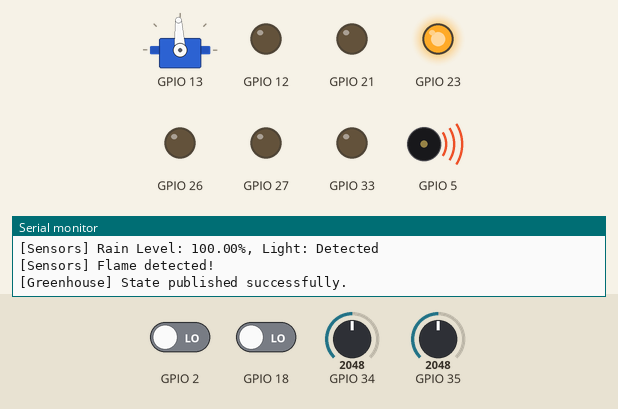
This sketch was run on a simulated ESP32. On the bench: servo, output pins drawn as LEDs (lit = HIGH), buzzer (waves = sounding), the last lines printed to the serial monitor. Inputs (shaded band) come from the test bench; at power-on: GPIO 18 LOW, GPIO 2 LOW, GPIO 34 = 2048, GPIO 35 = 2048. WiFi joins after 1.5 s; servers stay silent unless stated; no MQTT or app messages arrive unless stated.

Above: at 2.7 s.
2.8 s: GPIO 18 driven HIGH
At 7.2 s:
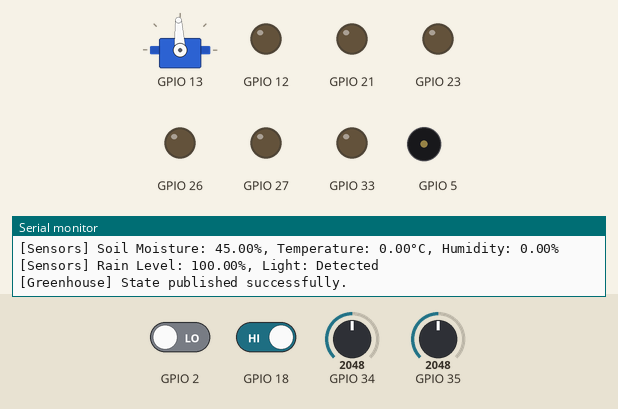
8.8 s: GPIO 18 driven LOW
At 17.9 s:
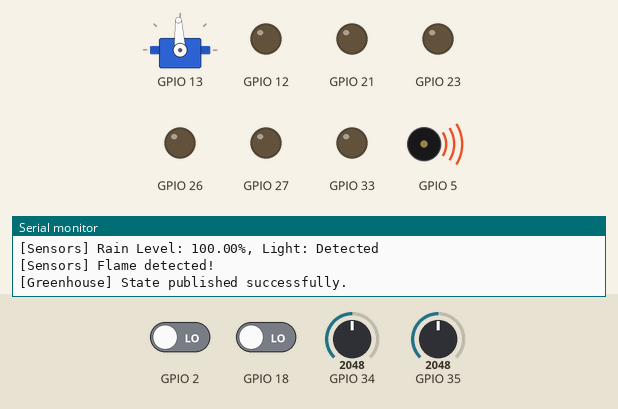
Timing chart, 0 to 28.3 s (numbered marks = the images above; inputs shaded):
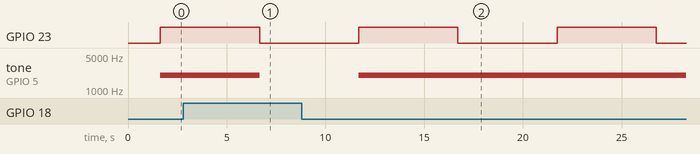

The sketch:

main.ino
```cpp
#include "WiFiManager.h"
#include "Greenhouse.h"

// WiFi y MQTT configuración
const char* WIFI_SSID = "Mi 9T Pro";
const char* WIFI_PASSWORD = "boquitapapa";
const char* MQTT_BROKER = "a2xkr2m0uy0ejv-ats.iot.us-east-2.amazonaws.com";
const int MQTT_PORT = 8883;
const char* CLIENT_ID = "ESP32_Greenhouse";

const char* UPDATE_TOPIC = "$aws/things/ESP32/shadow/update";
const char* DELTA_TOPIC = "$aws/things/ESP32/shadow/update/delta";

// Certificados AWS IoT
const char AMAZON_ROOT_CA1[] PROGMEM = R"EOF(
-----BEGIN CERTIFICATE-----
MIIDQTCCAimgAwIBAgITBmyfz5m/jAo54vB4ikPmljZbyjANBgkqhkiG9w0BAQsF
ADA5MQswCQYDVQQGEwJVUzEPMA0GA1UEChMGQW1hem9uMRkwFwYDVQQDExBBbWF6
b24gUm9vdCBDQSAxMB4XDTE1MDUyNjAwMDAwMFoXDTM4MDExNzAwMDAwMFowOTEL
MAkGA1UEBhMCVVMxDzANBgNVBAoTBkFtYXpvbjEZMBcGA1UEAxMQQW1hem9uIFJv
b3QgQ0EgMTCCASIwDQYJKoZIhvcNAQEBBQADggEPADCCAQoCggEBALJ4gHHKeNXj
ca9HgFB0fW7Y14h29Jlo91ghYPl0hAEvrAIthtOgQ3pOsqTQNroBvo3bSMgHFzZM
9O6II8c+6zf1tRn4SWiw3te5djgdYZ6k/oI2peVKVuRF4fn9tBb6dNqcmzU5L/qw
IFAGbHrQgLKm+a/sRxmPUDgH3KKHOVj4utWp+UhnMJbulHheb4mjUcAwhmahRWa6
VOujw5H5SNz/0egwLX0tdHA114gk957EWW67c4cX8jJGKLhD+rcdqsq08p8kDi1L
93FcXmn/6pUCyziKrlA4b9v7LWIbxcceVOF34GfID5yHI9Y/QCB/IIDEgEw+OyQm
jgSubJrIqg0CAwEAAaNCMEAwDwYDVR0TAQH/BAUwAwEB/zAOBgNVHQ8BAf8EBAMC
AYYwHQYDVR0OBBYEFIQYzIU07LwMlJQuCFmcx7IQTgoIMA0GCSqGSIb3DQEBCwUA
A4IBAQCY8jdaQZChGsV2USggNiMOruYou6r4lK5IpDB/G/wkjUu0yKGX9rbxenDI
U5PMCCjjmCXPI6T53iHTfIUJrU6adTrCC2qJeHZERxhlbI1Bjjt/msv0tadQ1wUs
N+gDS63pYaACbvXy8MWy7Vu33PqUXHeeE6V/Uq2V8viTO96LXFvKWlJbYK8U90vv
o/ufQJVtMVT8QtPHRh8jrdkPSHCa2XV4cdFyQzR1bldZwgJcJmApzyMZFo6IQ6XU
5MsI+yMRQ+hDKXJioaldXgjUkK642M4UwtBV8ob2xJNDd2ZhwLnoQdeXeGADbkpy
rqXRfboQnoZsG4q5WTP468SQvvG5
-----END CERTIFICATE-----
)EOF";

const char CERTIFICATE[] PROGMEM = R"KEY(
-----BEGIN CERTIFICATE-----
MIIDWjCCAkKgAwIBAgIVAKuAXProiFElPjXBaDNI4SnYwqvzMA0GCSqGSIb3DQEB
CwUAME0xSzBJBgNVBAsMQkFtYXpvbiBXZWIgU2VydmljZXMgTz1BbWF6b24uY29t
IEluYy4gTD1TZWF0dGxlIFNUPVdhc2hpbmd0b24gQz1VUzAeFw0yNDExMDYyMjEy
NDJaFw00OTEyMzEyMzU5NTlaMB4xHDAaBgNVBAMME0FXUyBJb1QgQ2VydGlmaWNh
dGUwggEiMA0GCSqGSIb3DQEBAQUAA4IBDwAwggEKAoIBAQC+YhqxhdUfrrHnmXbo
/mGPEVQt3ieqsvEWEeLv8bJ7EzRP4K44zQlqnk9OO7q4+PtJZkdns0fiAZ1bf0rD
tGTLN1ui49CP6MGe3md2hUrSK8/hQtATyJ5S0T/6nAk/s8ynEnLCo2EIuye7F+O8
979Nd7wOB0YzN6ymByDmyM5ZEP0YW44WO5VayMZg2LBFDNYSLvVbcbgq2tiwykIk
9S+wC3WYdLLHFn3RUeBmDxVxsiG7f9Yh0p0g5h1swXUyoWenN2enzYeSXk9Mqsw6
oicbNd4ocidZVoaFIPSOBDndmWjR3KstgYtR3ZuaI/m56f/qOr0udiWJWU4sqRKy
/qJlAgMBAAGjYDBeMB8GA1UdIwQYMBaAFO2izxdUoFHPFA9L/lzOWW0srS7EMB0G
A1UdDgQWBBSdMWw8Z824vQHKin1xqVlGz/skwDAMBgNVHRMBAf8EAjAAMA4GA1Ud
DwEB/wQEAwIHgDANBgkqhkiG9w0BAQsFAAOCAQEAuubhkX2JDyq2IaLI/BWB//Lk
WouVpnJY508ZGyqJYgOeaIMOtb7vGcFqTnkyVOTmNonkxUSqgVZZARJD2bZ43f9D
3sdjGEKBSQF8tG2ahhfpfRDVFlVpTMz2SCjBgTGUS9CY+q/Jv1Y6xu6mkD5/7G6l
C5Wfc0gItOLgdDMuqm4GkHJJ0BLtKGV0OxnCs/mLAak9F229PJC7yGbzB/e3d2y9
FcJ1/+wYapkiIFjB5GBLSVjXiYo2J/BiClAtUzQ9Rw5nIc7qtIaTDCH8IZJK8CG0
nD1H9njWd5HtuoDyY2dpl6aO39r74w4e9tLxjCtO5GVPvOZq+khdlY0m+A+bUQ==
-----END CERTIFICATE-----
)KEY";

const char PRIVATE_KEY[] PROGMEM = R"KEY(
-----BEGIN RSA PRIVATE KEY-----
MIIEowIBAAKCAQEAvmIasYXVH66x55l26P5hjxFULd4nqrLxFhHi7/GyexM0T+Cu
OM0Jap5PTju6uPj7SWZHZ7NH4gGdW39Kw7RkyzdbouPQj+jBnt5ndoVK0ivP4ULQ
E8ieUtE/+pwJP7PMpxJywqNhCLsnuxfjvPe/TXe8DgdGMzespgcg5sjOWRD9GFuO
FjuVWsjGYNiwRQzWEi71W3G4KtrYsMpCJPUvsAt1mHSyxxZ90VHgZg8VcbIhu3/W
IdKdIOYdbMF1MqFnpzdnp82Hkl5PTKrMOqInGzXeKHInWVaGhSD0jgQ53Zlo0dyr
LYGLUd2bmiP5uen/6jq9LnYliVlOLKkSsv6iZQIDAQABAoIBAQCxAju5VCpsc5tb
LtddF66TO1Rd9RBCaG84ytaJqtn8DkX0An1ZuGEJ7TjlDymzc2MHwn2fUBQEcOXi
PT7BKMcSHl0n3NJ8CreCw1vE2XdQY4W69cjKrBtv+reWhV8gCEa+C6wBha/hU0lE
bZjDiEEogKurC15cnmX6U+RmTst0CHnsmd7vQpC+E6lx+vSwPCwxEW3KfU38OXvO
OGSvWFFHsaqSSgxEKKslbevsOYYVwOIKYRko7J3zhY/GaGojg8T+nY+Q2STDMZBz
wS+KlQuqTHdEZcsnyn21cOV00iya3eTpeN23Y9D0zkEUXb+Ux1DO+DzVU2uas802
Ng1G+xqhAoGBAOLYOvO1ZMukEq/Lt3YQtdFP6+veX5Ee2FmAWaFJH0IrlpywPEF2
o5k02l+AeukVQCB9HHLVagfIY8s0OJdEiON056i5aBRQn0JF0FFao0C2jutYhwv6
2iysZsDDFpID3GOr9piOpVYYqAdasVTu8usHSALh+oysfBoqWFhdnNKtAoGBANba
Mxlp3IOsvFEMwcdSg7XqYcuu3Ew9Nr2Ff9ZsM7LxPNaSRFam1kHtOX+rXPu1XvYI
j2UFW0HcQ9eEScKzlYqz6Xe9+RDX41fwf+kZFuJlcQJlQBsjxxuA1TaQA7pKP39r
ANN4HPyiELrK4Nc9gbGcqNxU16cjbH6JV0nOB72ZAoGAEkMOG+iSgMJorrZbwql9
uagReh+g2fH9wNbQYGeemJkhuuOFNk/yw7a5jc6uFm2biAIKdEQyEQZU4lsF40el
LYqPy8mBU4FaEN/F8Ya2ddM8lj2+QXyka8xFSWdrPb4J1AxYAdgZ/2BkxpLKi+fg
roMbjP/cR87q/sBB9Hs00NECgYBBfBoNCeYLQC/ZqEC7xtucK8cI9M/ycMnpc/Il
4a7UQJDheY1Yt9sgFvTqg8mAcqRx6uQBz2MkLMWEv65XqLLQpstnEsECMDr7x7LE
0j/WW0LZjxC99Oav7FGQIs7wDcdSx8NlsPtsyNy+gi2LjRSllPEmzrk4GSTtYGD5
ftF/KQKBgFbkDK1QghPXIebvy9F95utcOcMrytC7NPI/bskxMeAcbVvdCw3o9A4m
YzzWS9Yiz7ivCE9PnukFS7cgr1tGuZ8zhLUAeneuGaXUowstke7vjmjsPoPJLero
5gCogMLdiH9g9vVBCSJKoSWxf/xqnijce45wIx+/3PzCwHd60JAA
-----END RSA PRIVATE KEY-----
)KEY";

// Instancia de WiFiManager
WiFiManager wifi(WIFI_SSID, WIFI_PASSWORD);

// Puntero para Greenhouse
Greenhouse* greenhouse;

void setup() {
    Serial.begin(115200);

    // Conectar a WiFi
    Serial.println("[Setup] Connecting to WiFi...");
    wifi.connect();

    // Configurar certificados para AWS IoT
    Serial.println("[Setup] Setting up AWS IoT certificates...");
    wifi.setupAWSCertificates(AMAZON_ROOT_CA1, CERTIFICATE, PRIVATE_KEY);

    // Crear instancia de Greenhouse
    Serial.println("[Setup] Initializing Greenhouse...");
    WiFiClientSecure* client = wifi.getClient();
    greenhouse = new Greenhouse(client, WIFI_SSID, WIFI_PASSWORD); // Pasa credenciales WiFi
    greenhouse->configureMQTT(MQTT_BROKER, MQTT_PORT, CLIENT_ID, UPDATE_TOPIC, DELTA_TOPIC);

    // Configurar el sistema del invernadero
    greenhouse->setup();

    Serial.println("[Setup] Greenhouse is ready.");
}

void loop() {
    // Verificar conexión WiFi
    if (!wifi.isConnected()) {
        Serial.println("[Loop] Reconnecting to WiFi...");
        wifi.connect();
    }

    // Verificar conexión MQTT
    if (!greenhouse->isConnected()) {
        Serial.println("[Loop] Reconnecting to MQTT...");
        greenhouse->reconnect(CLIENT_ID);
    }

    // Ejecutar ciclo principal del invernadero
    greenhouse->loop();
}
```

AirQualitySensor.cpp
```cpp
#include "AirQualitySensor.h"

AirQualitySensor::AirQualitySensor(int pin) : pin(pin) {}

void AirQualitySensor::setup() {
    pinMode(pin, INPUT);  // Configura el pin como entrada
    Serial.print("AirQualitySensor setup completed on pin: ");
    Serial.println(pin);
}

int AirQualitySensor::readAirQuality() {
  int sensorValue = analogRead(pin);  // Read the analog value from the sensor
  delayMicroseconds(10); // Optional delay for stable reading
  Serial.print("AirQualitySensor reading: ");
  Serial.println(sensorValue);  // Show the analog value
  return sensorValue;  // Return the analog value
}
```

AirQualitySensor.h
```cpp
// AirQualitySensor.h
#ifndef AIRQUALITYSENSOR_H
#define AIRQUALITYSENSOR_H

#include <Arduino.h>

class AirQualitySensor {
private:
    int pin;

public:
    AirQualitySensor(int pin);
    void setup();
    int readAirQuality();
};

#endif
```

Buzzer.cpp
```cpp
#include "Buzzer.h"
#include <Arduino.h>

Buzzer::Buzzer(int pin)
    : pin(pin), isActive(false), frequency(2000) {}

void Buzzer::init() {
    pinMode(pin, OUTPUT);
    digitalWrite(pin, LOW);
}

void Buzzer::setFrequency(int freq) {
    frequency = freq;
}

void Buzzer::turnOn() {
    if (!isActive) {
        isActive = true;
        tone(pin, frequency);
    }
}

void Buzzer::turnOff() {
    if (isActive) {
        isActive = false;
        noTone(pin);

    }
}
```

Buzzer.h
```cpp
#ifndef BUZZER_H
#define BUZZER_H

class Buzzer {
private:
    int pin;
    bool isActive;
    int frequency;

public:
    Buzzer(int pin);
    void init();
    void setFrequency(int freq);
    void turnOn();
    void turnOff();
    bool getState() const { return isActive; }
};

#endif
```

DHTSensor.cpp
```cpp
#include "DHTSensor.h"
#include <Arduino.h>

DHTSensor::DHTSensor(int pin, int type)
    : pin(pin), dht(pin, type), temperature(0), humidity(0) {}

void DHTSensor::init() {
    dht.begin();
    Serial.println("[DHTSensor] Initialized.");
}

void DHTSensor::read() {
    humidity = dht.readHumidity();
    temperature = dht.readTemperature();

    if (isnan(humidity) || isnan(temperature)) {
        Serial.println("[DHTSensor] Error reading data!");
        humidity = 0;
        temperature = 0;
    } else {
        Serial.print("[DHTSensor] Temperature: ");
        Serial.print(temperature);
        Serial.print("°C, Humidity: ");
        Serial.print(humidity);
        Serial.println("%");
    }
}

float DHTSensor::getTemperature() const {
    return temperature;
}

float DHTSensor::getHumidity() const {
    return humidity;
}
```

DHTSensor.h
```cpp
#ifndef DHT_SENSOR_H
#define DHT_SENSOR_H

#include <DHT.h>

class DHTSensor {
private:
    int pin;
    DHT dht;
    float temperature;
    float humidity;

public:
    DHTSensor(int pin, int type);
    void init();
    void read();
    float getTemperature() const;
    float getHumidity() const;
};

#endif // DHT_SENSOR_H
```

Fan.cpp
```cpp
#include "Fan.h"
#include <Arduino.h>

Fan::Fan(int pin1, int pin2) : pin1(pin1), pin2(pin2) {}

void Fan::init() {
    pinMode(pin1, OUTPUT);
    pinMode(pin2, OUTPUT);
    digitalWrite(pin1, LOW);
    digitalWrite(pin2, LOW);
    Serial.println("[Fan] Initialized.");
}

void Fan::turnOn() {
    digitalWrite(pin1, HIGH);
    digitalWrite(pin2, LOW);
    Serial.println("[Fan] Turned ON.");
}

void Fan::turnOff() {
    digitalWrite(pin1, LOW);
    digitalWrite(pin2, LOW);
    Serial.println("[Fan] Turned OFF.");
}
```

Fan.h
```cpp
#ifndef FAN_H
#define FAN_H

class Fan {
private:
    int pin1;
    int pin2;

public:
    Fan(int pin1, int pin2);
    void init();
    void turnOn();
    void turnOff();
};

#endif // FAN_H
```

FlameSensor.cpp
```cpp
#include "FlameSensor.h"
#include <Arduino.h>

FlameSensor::FlameSensor(int pin) : pin(pin), detected(false) {}

void FlameSensor::init() {
    pinMode(pin, INPUT);
    Serial.println("[FlameSensor] Initialized.");
}

void FlameSensor::read() {
    detected = digitalRead(pin) == LOW;
    Serial.print("[FlameSensor] Flame detected: ");
    Serial.println(detected ? "YES" : "NO");
}

bool FlameSensor::isFlameDetected() const {
    return detected;
}
```

FlameSensor.h
```cpp
#ifndef FLAME_SENSOR_H
#define FLAME_SENSOR_H

class FlameSensor {
private:
    int pin;
    bool detected;

public:
    FlameSensor(int pin);
    void init();
    void read();
    bool isFlameDetected() const;
};

#endif // FLAME_SENSOR_H
```

Greenhouse.cpp
```cpp
#include <ArduinoJson.h>
#include "Greenhouse.h"

Greenhouse::Greenhouse(WiFiClientSecure* client, const char* ssid, const char* password)
    : client(client),
      wifiManager(ssid, password),
      rainSensor(35),
      ldrSensor(2),
      airQualitySensor(4),
      soilMoistureSensor(34),
      dhtSensor(15, DHT11),
      flameSensor(18),
      pump(12),
      fan(26, 27),
      servo(13),
      yellowLED1(21),
      yellowLED2(33),
      redLED(23),
      buzzer(5),
      lastDHTReadTime(0),
      pumpState(false),
      fanState(false),
      servoState("closed"),
      yellowLEDsState(false),
      lastSoilMoisture(-1),
      lastTemperature(-1),
      lastHumidity(-1) {}

void Greenhouse::setup() {
    Serial.begin(115200);
    Serial.println("[Greenhouse] Initializing system...");

    wifiManager.connect();

    rainSensor.setup();
    ldrSensor.setup();
    airQualitySensor.setup();
    soilMoistureSensor.setup();
    dhtSensor.init();
    flameSensor.init();

    pump.setup();
    fan.init();
    servo.init();
    yellowLED1.init();
    yellowLED2.init();
    redLED.init();
    buzzer.init();

    Serial.println("[Greenhouse] Setup complete.");
}

void Greenhouse::configureMQTT(const char* broker, int port, const char* clientId, const char* updateTopic, const char* deltaTopic) {
    mqttClient = new PubSubClient(*client);
    mqttClient->setServer(broker, port);
    this->updateTopic = updateTopic;
    this->deltaTopic = deltaTopic;

    mqttClient->setCallback([this](char* topic, byte* payload, unsigned int length) {
        payload[length] = '\0'; // Convertir a cadena válida
        this->handleDelta((const char*)payload);
    });
}

bool Greenhouse::isConnected() {
    return mqttClient->connected();
}

void Greenhouse::reconnect(const char* clientId) {
    while (!mqttClient->connected()) {
        Serial.print("[MQTT] Attempting to connect...");
        if (mqttClient->connect(clientId)) {
            Serial.println("[MQTT] Connected");
        } else {
            Serial.printf("[MQTT] Failed, rc=%d. Retrying...\n", mqttClient->state());
            delay(5000);
        }
    }
}

void Greenhouse::loop() {
    if (!mqttClient->loop()) {
        reconnect("GreenhouseClient");
    }

    checkSensors();
    publishState();
    delay(5000);
}

void Greenhouse::checkSensors() {
    soilMoisture = soilMoistureSensor.readMoisturePercentage();
    readDHTSensor();
    flameSensor.read();
    rainPercentage = rainSensor.readRainPercentage();
    lightDetected = ldrSensor.isLightDetected();

    Serial.printf("[Sensors] Soil Moisture: %.2f%%, Temperature: %.2f°C, Humidity: %.2f%%\n",
                  soilMoisture, temperature, humidity);

    Serial.printf("[Sensors] Rain Level: %.2f%%, Light: %s\n",
                  rainPercentage, lightDetected ? "Detected" : "Not detected");

    if (flameSensor.isFlameDetected()) {
        Serial.println("[Sensors] Flame detected!");
        redLED.blink();
        buzzer.turnOn();
    } else {
        redLED.turnOff();
        buzzer.turnOff();
    }
}

void Greenhouse::readDHTSensor() {
    unsigned long currentTime = millis();
    if (currentTime - lastDHTReadTime >= dhtInterval) {
        temperature = dhtSensor.getTemperature();
        humidity = dhtSensor.getHumidity();
        lastDHTReadTime = currentTime;
    }
}

void Greenhouse::publishState() {
    if (!mqttClient || !mqttClient->connected()) {
        Serial.println("[Greenhouse] MQTT client not connected. Skipping state publication.");
        return;
    }

    DynamicJsonDocument doc(1024);

    doc["state"]["reported"]["sensors"]["soilMoisture"] = soilMoisture;
    doc["state"]["reported"]["sensors"]["temperature"] = temperature;
    doc["state"]["reported"]["sensors"]["humidity"] = humidity;
    doc["state"]["reported"]["sensors"]["rainPercentage"] = rainPercentage;
    doc["state"]["reported"]["sensors"]["lightDetected"] = lightDetected;

    doc["state"]["reported"]["actuators"]["pumpState"] = pumpState;
    doc["state"]["reported"]["actuators"]["fanState"] = fanState;
    doc["state"]["reported"]["actuators"]["servoState"] = servoState;
    doc["state"]["reported"]["actuators"]["yellowLEDsState"] = yellowLEDsState;

    String json;
    serializeJson(doc, json);

    if (mqttClient->publish(updateTopic, json.c_str())) {
        Serial.println("[Greenhouse] State published successfully.");
    } else {
        Serial.println("[Greenhouse] Failed to publish state.");
    }
}

void Greenhouse::handleDelta(const char* payload) {
    Serial.printf("[MQTT] Delta message received: %s\n", payload);

    DynamicJsonDocument doc(1024);
    DeserializationError error = deserializeJson(doc, payload);
    if (error) {
        Serial.printf("[MQTT] JSON Parse Error: %s\n", error.f_str());
        return;
    }

    if (doc.containsKey("pump")) {
        pumpState = doc["pump"];
        pumpState ? pump.turnOn() : pump.turnOff();
    }

    if (doc.containsKey("fan")) {
        fanState = doc["fan"];
        fanState ? fan.turnOn() : fan.turnOff();
    }

    if (doc.containsKey("servo")) {
        servoState = doc["servo"].as<String>();
        if (servoState == "open") {
            servo.open();
        } else if (servoState == "closed") {
            servo.close();
        }
    }

    if (doc.containsKey("yellowLEDs")) {
        yellowLEDsState = doc["yellowLEDs"];
        yellowLEDsState ? yellowLED1.turnOn() : yellowLED1.turnOff();
        yellowLEDsState ? yellowLED2.turnOn() : yellowLED2.turnOff();
    }

    // Publicar el estado actualizado
    publishState();
}
```

Greenhouse.h
```cpp
#ifndef GREENHOUSE_H
#define GREENHOUSE_H

#include <WiFiClientSecure.h>
#include <PubSubClient.h>
#include "RainSensor.h"
#include "LDRSensor.h"
#include "AirQualitySensor.h"
#include "SoilMoistureSensor.h"
#include "DHTSensor.h"
#include "FlameSensor.h"
#include "Pump.h"
#include "Fan.h"
#include "Buzzer.h"
#include "ServoMotor.h"
#include "LED.h"
#include "WiFiManager.h"

class Greenhouse {
public:
    Greenhouse(WiFiClientSecure* client, const char* ssid, const char* password);

    void setup();
    void loop();
    void configureMQTT(const char* broker, int port, const char* clientId, const char* updateTopic, const char* deltaTopic);

    bool isConnected();
    void reconnect(const char* clientId);

private:
    WiFiManager wifiManager;  // Conexión WiFi
    WiFiClientSecure* client;
    PubSubClient* mqttClient;

    // Sensores
    RainSensor rainSensor;
    LDRSensor ldrSensor;
    AirQualitySensor airQualitySensor;
    SoilMoistureSensor soilMoistureSensor;
    DHTSensor dhtSensor;
    FlameSensor flameSensor;

    // Actuadores
    Pump pump;
    Fan fan;
    ServoMotor servo;
    LED yellowLED1, yellowLED2, redLED;
    Buzzer buzzer;

    // MQTT Topics
    const char* updateTopic;
    const char* deltaTopic;

    // Variables de sensores y estado
    float soilMoisture;
    float temperature;
    float humidity;
    float rainPercentage;
    bool lightDetected;
    bool pumpState;
    bool fanState;
    bool yellowLEDsState;
    String servoState;

    // Valores anteriores de sensores
    float lastSoilMoisture;
    float lastTemperature;
    float lastHumidity;

    // Temporizador para leer DHT
    unsigned long lastDHTReadTime;
    const unsigned long dhtInterval = 2000;

    // Métodos auxiliares
    void checkSensors();
    void handleDelta(const char* payload);

    // Sensores específicos
    void readDHTSensor();
    void publishState();
};

#endif // GREENHOUSE_H
```

LDRSensor.cpp
```cpp
// LDRSensor.cpp
#include "LDRSensor.h"

LDRSensor::LDRSensor(int pin) : pin(pin) {}

void LDRSensor::setup() {
    pinMode(pin, INPUT);
    Serial.print("LDRSensor setup completed on pin: ");
    Serial.println(pin);
}

bool LDRSensor::isLightDetected() {
    int state = digitalRead(pin);
    Serial.print("LDRSensor state: ");
    Serial.println(state == LOW ? "Light detected" : "Darkness detected");
    return state == LOW;
}
```

LDRSensor.h
```cpp
// LDRSensor.h
#ifndef LDRSENSOR_H
#define LDRSENSOR_H

#include <Arduino.h>

class LDRSensor {
private:
    int pin;

public:
    LDRSensor(int pin);
    void setup();
    bool isLightDetected();
};

#endif
```

Source omitted: LED.cpp (584 bytes), LED.h (428 bytes), Pump.cpp (280 bytes), Pump.h (282 bytes), RainSensor.cpp (588 bytes), RainSensor.h (217 bytes), ServoMotor.cpp (926 bytes), ServoMotor.h (331 bytes), SoilMoistureSensor.cpp (653 bytes), SoilMoistureSensor.h (261 bytes), WiFiManager.cpp (1085 bytes), WiFiManager.h (513 bytes)

Measured:
- after the input at 2.8 s, tone on GPIO 5: 2000 Hz → silent after 3.9 s
- after the input at 8.8 s, GPIO 23: alternates HIGH for 5.0 s and LOW for 5.0 s, starting after 2.9 s; tone on GPIO 5: silent → 2000 Hz after 2.9 s
